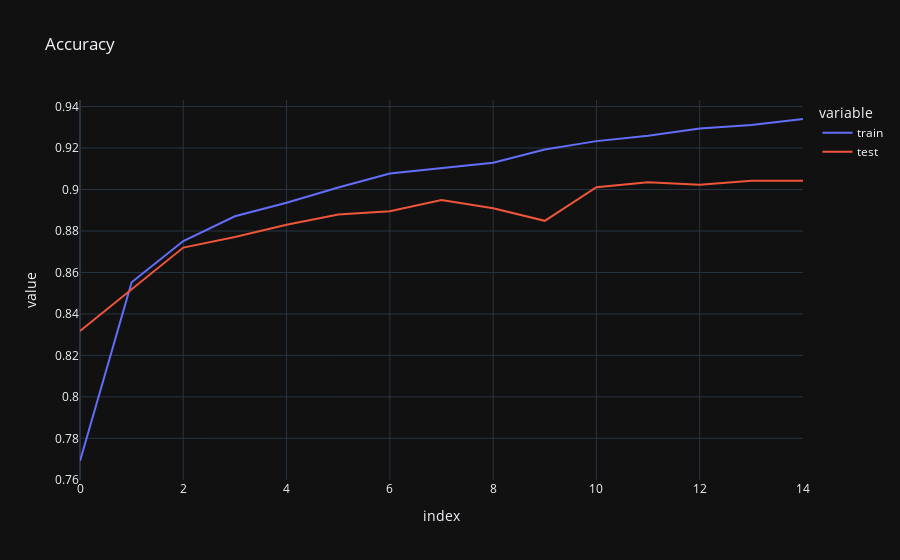
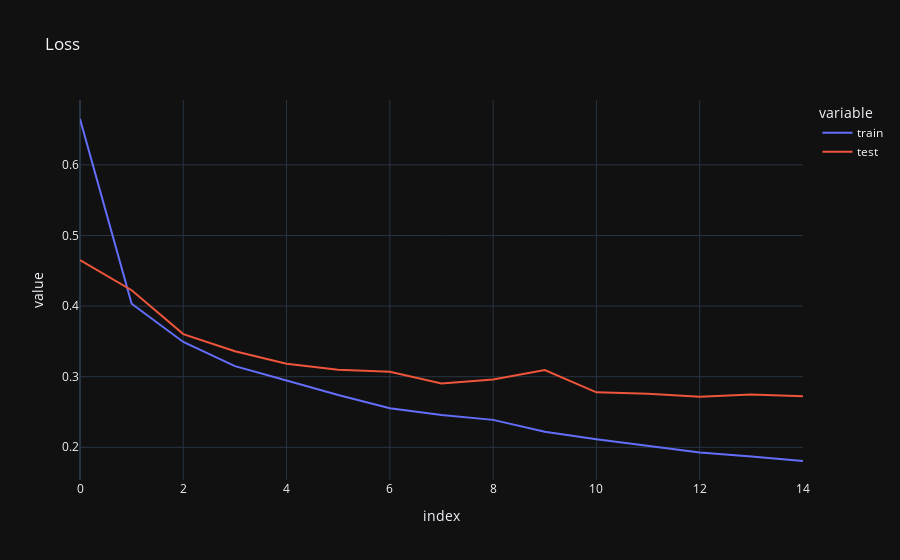

Write notebook code for charts like these, in order.
### Code cell
accuracy_history = pd.DataFrame({
    'train': history.history['accuracy'],
    'test': history.history['val_accuracy']
})

loss_history = pd.DataFrame({
    'train': history.history['loss'],
    'test': history.history['val_loss']
})

px.line(accuracy_history, title='Accuracy').show()
px.line(loss_history, title='Loss').show()

### Figure 1 — Plotly figure (JSON) as saved in the notebook; plotly's stock layout.template omitted (floating-point values rounded to 4 significant figures)
{"data": [{"hovertemplate": "variable=train<br>index=%{x}<br>value=%{y}<extra></extra>", "legendgroup": "train", "line": {"color": "#636efa", "dash": "solid"}, "marker": {"symbol": "circle"}, "mode": "lines", "name": "train", "orientation": "v", "showlegend": true, "type": "scatter", "x": [0, 1, 2, 3, 4, 5, 6, 7, 8, 9, 10, 11, 12, 13, 14], "xaxis": "x", "y": [0.7691, 0.8553, 0.8752, 0.8871, 0.8936, 0.901, 0.9077, 0.9104, 0.9129, 0.9193, 0.9233, 0.9259, 0.9294, 0.9311, 0.934], "yaxis": "y"}, {"hovertemplate": "variable=test<br>index=%{x}<br>value=%{y}<extra></extra>", "legendgroup": "test", "line": {"color": "#EF553B", "dash": "solid"}, "marker": {"symbol": "circle"}, "mode": "lines", "name": "test", "orientation": "v", "showlegend": true, "type": "scatter", "x": [0, 1, 2, 3, 4, 5, 6, 7, 8, 9, 10, 11, 12, 13, 14], "xaxis": "x", "y": [0.8318, 0.8521, 0.872, 0.8771, 0.883, 0.888, 0.8895, 0.895, 0.891, 0.8849, 0.9011, 0.9035, 0.9023, 0.9042, 0.9042], "yaxis": "y"}], "layout": {"legend": {"title": {"text": "variable"}, "tracegroupgap": 0}, "title": {"text": "Accuracy"}, "xaxis": {"anchor": "y", "domain": [0, 1], "title": {"text": "index"}}, "yaxis": {"anchor": "x", "domain": [0, 1], "title": {"text": "value"}}}}

### Figure 2 — Plotly figure (JSON) as saved in the notebook; plotly's stock layout.template omitted (floating-point values rounded to 4 significant figures)
{"data": [{"hovertemplate": "variable=train<br>index=%{x}<br>value=%{y}<extra></extra>", "legendgroup": "train", "line": {"color": "#636efa", "dash": "solid"}, "marker": {"symbol": "circle"}, "mode": "lines", "name": "train", "orientation": "v", "showlegend": true, "type": "scatter", "x": [0, 1, 2, 3, 4, 5, 6, 7, 8, 9, 10, 11, 12, 13, 14], "xaxis": "x", "y": [0.665, 0.4034, 0.3492, 0.3149, 0.2945, 0.274, 0.2554, 0.2458, 0.2388, 0.222, 0.2114, 0.2021, 0.1927, 0.1871, 0.1806], "yaxis": "y"}, {"hovertemplate": "variable=test<br>index=%{x}<br>value=%{y}<extra></extra>", "legendgroup": "test", "line": {"color": "#EF553B", "dash": "solid"}, "marker": {"symbol": "circle"}, "mode": "lines", "name": "test", "orientation": "v", "showlegend": true, "type": "scatter", "x": [0, 1, 2, 3, 4, 5, 6, 7, 8, 9, 10, 11, 12, 13, 14], "xaxis": "x", "y": [0.4651, 0.4225, 0.3603, 0.3361, 0.3183, 0.31, 0.307, 0.2903, 0.2961, 0.3094, 0.2778, 0.2757, 0.2714, 0.2747, 0.2724], "yaxis": "y"}], "layout": {"legend": {"title": {"text": "variable"}, "tracegroupgap": 0}, "title": {"text": "Loss"}, "xaxis": {"anchor": "y", "domain": [0, 1], "title": {"text": "index"}}, "yaxis": {"anchor": "x", "domain": [0, 1], "title": {"text": "value"}}}}
